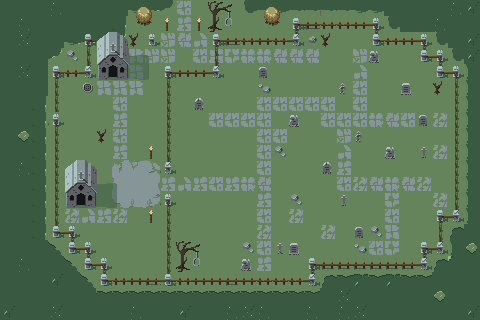

Tiled map render using the project's own tile images. Description and the map definition, with tile-layer contents summarised, below:
An orthogonal 30x20 tile map with 16x16 px tiles, 5 tile layers (Ground, grass, Road, obstacle, ...) and 8 objects (2, 3, 4, 5, 8, ...).

<map version="1.10" tiledversion="1.11.0" orientation="orthogonal" renderorder="right-down" width="30" height="20" tilewidth="16" tileheight="16" infinite="0" nextlayerid="7" nextobjectid="18">
 <tileset firstgid="1" name="TilesetGraveyard" tilewidth="16" tileheight="16" tilecount="144" columns="12">
  <image source="../Downloads/TilesetGraveyard.png" width="200" height="200" />
  <tile id="8">
   <properties>
    <property name="collison" type="bool" value="true" />
   </properties>
  </tile>
  <tile id="9">
   <properties>
    <property name="collison" type="bool" value="true" />
   </properties>
  </tile>
  <tile id="10">
   <properties>
    <property name="collison" type="bool" value="true" />
   </properties>
  </tile>
  <tile id="20">
   <properties>
    <property name="collison" type="bool" value="true" />
   </properties>
  </tile>
  <tile id="21">
   <properties>
    <property name="collison" type="bool" value="true" />
   </properties>
  </tile>
  <tile id="22">
   <properties>
    <property name="collison" type="bool" value="true" />
   </properties>
  </tile>
  <tile id="32">
   <properties>
    <property name="collison" type="bool" value="true" />
   </properties>
  </tile>
  <tile id="33">
   <properties>
    <property name="collison" type="bool" value="true" />
   </properties>
  </tile>
  <tile id="34">
   <properties>
    <property name="collison" type="bool" value="true" />
   </properties>
  </tile>
  <tile id="36">
   <properties>
    <property name="Bones" type="object" value="1" />
   </properties>
  </tile>
  <tile id="37">
   <properties>
    <property name="Bones" type="object" value="1" />
   </properties>
  </tile>
  <tile id="38">
   <properties>
    <property name="Bones" type="object" value="1" />
   </properties>
  </tile>
  <tile id="39">
   <properties>
    <property name="Bones" type="object" value="1" />
   </properties>
  </tile>
  <tile id="44">
   <properties>
    <property name="collison" type="bool" value="true" />
   </properties>
  </tile>
  <tile id="45">
   <properties>
    <property name="collison" type="bool" value="true" />
   </properties>
  </tile>
  <tile id="46">
   <properties>
    <property name="collison" type="bool" value="true" />
   </properties>
  </tile>
  <tile id="77">
   <properties>
    <property name="Collision" type="bool" value="true" />
   </properties>
  </tile>
  <tile id="108">
   <properties>
    <property name="Collision" type="bool" value="true" />
   </properties>
  </tile>
  <tile id="109">
   <properties>
    <property name="Collision" type="bool" value="true" />
   </properties>
  </tile>
  <tile id="110">
   <properties>
    <property name="Collision" type="bool" value="true" />
   </properties>
  </tile>
  <tile id="111">
   <properties>
    <property name="Collision" type="bool" value="true" />
   </properties>
  </tile>
  <tile id="112">
   <properties>
    <property name="Collision" type="bool" value="true" />
   </properties>
  </tile>
  <tile id="113">
   <properties>
    <property name="Collision" type="bool" value="true" />
   </properties>
  </tile>
  <tile id="114">
   <properties>
    <property name="Collision" type="bool" value="true" />
   </properties>
  </tile>
  <tile id="115">
   <properties>
    <property name="Collision" type="bool" value="true" />
   </properties>
  </tile>
  <tile id="116">
   <properties>
    <property name="Collision" type="bool" value="true" />
   </properties>
  </tile>
  <tile id="117">
   <properties>
    <property name="Collision" type="bool" value="true" />
   </properties>
  </tile>
  <tile id="118">
   <properties>
    <property name="Collision" type="bool" value="true" />
   </properties>
  </tile>
  <tile id="119">
   <properties>
    <property name="Collision" type="bool" value="true" />
   </properties>
  </tile>
  <tile id="120">
   <properties>
    <property name="Collision" type="bool" value="true" />
   </properties>
  </tile>
  <tile id="121">
   <properties>
    <property name="Collision" type="bool" value="true" />
   </properties>
  </tile>
  <tile id="122">
   <properties>
    <property name="Collision" type="bool" value="true" />
   </properties>
  </tile>
  <tile id="123">
   <properties>
    <property name="Collision" type="bool" value="true" />
   </properties>
  </tile>
  <tile id="124">
   <properties>
    <property name="Collision" type="bool" value="true" />
   </properties>
  </tile>
  <tile id="125">
   <properties>
    <property name="Collision" type="bool" value="true" />
   </properties>
  </tile>
  <tile id="126">
   <properties>
    <property name="Collision" type="bool" value="true" />
   </properties>
  </tile>
  <tile id="127">
   <properties>
    <property name="Collision" type="bool" value="true" />
   </properties>
  </tile>
  <tile id="128">
   <properties>
    <property name="Collision" type="bool" value="true" />
   </properties>
  </tile>
  <tile id="129">
   <properties>
    <property name="Collision" type="bool" value="true" />
   </properties>
  </tile>
  <tile id="130">
   <properties>
    <property name="Collision" type="bool" value="true" />
   </properties>
  </tile>
  <tile id="131">
   <properties>
    <property name="Collision" type="bool" value="true" />
   </properties>
  </tile>
  <tile id="132">
   <properties>
    <property name="Collision" type="bool" value="true" />
   </properties>
  </tile>
  <tile id="133">
   <properties>
    <property name="Collision" type="bool" value="true" />
   </properties>
  </tile>
  <tile id="134">
   <properties>
    <property name="Collision" type="bool" value="true" />
   </properties>
  </tile>
  <tile id="135">
   <properties>
    <property name="Collision" type="bool" value="true" />
   </properties>
  </tile>
  <tile id="136">
   <properties>
    <property name="Collision" type="bool" value="true" />
   </properties>
  </tile>
  <tile id="137">
   <properties>
    <property name="Collision" type="bool" value="true" />
   </properties>
  </tile>
  <tile id="138">
   <properties>
    <property name="Collision" type="bool" value="true" />
   </properties>
  </tile>
  <tile id="139">
   <properties>
    <property name="Collision" type="bool" value="true" />
   </properties>
  </tile>
  <tile id="140">
   <properties>
    <property name="Collision" type="bool" value="true" />
   </properties>
  </tile>
  <tile id="141">
   <properties>
    <property name="Collision" type="bool" value="true" />
   </properties>
  </tile>
  <tile id="142">
   <properties>
    <property name="Collision" type="bool" value="true" />
   </properties>
  </tile>
  <tile id="143">
   <properties>
    <property name="Collision" type="bool" value="true" />
   </properties>
  </tile>
 </tileset>
 <layer id="1" name="Ground" width="30" height="20">
  <data>[600 cells, 600 non-empty, 1 distinct tile ids]</data>
 </layer>
 <layer id="4" name="grass" width="30" height="20">
  <data>[600 cells, 192 non-empty, 21 distinct tile ids]</data>
 </layer>
 <layer id="2" name="Road" width="30" height="20">
  <data>[600 cells, 93 non-empty, 20 distinct tile ids]</data>
 </layer>
 <layer id="3" name="obstacle" width="30" height="20">
  <data>[600 cells, 158 non-empty, 47 distinct tile ids]</data>
 </layer>
 <layer id="6" name="Graves" width="30" height="20">
  <data>[600 cells, 20 non-empty, 12 distinct tile ids]</data>
 </layer>
 <objectgroup id="5" name="Bones">
  <object id="2" name="2" gid="39" x="333.667" y="109.667" width="16" height="16">
   <properties>
    <property name="Bones" type="object" value="2" />
   </properties>
  </object>
  <object id="3" name="3" gid="40" x="287.333" y="142" width="16" height="16">
   <properties>
    <property name="Bones" type="object" value="3" />
   </properties>
  </object>
  </objectgroup>
</map>
<!-- 6 of 8 objects omitted -->